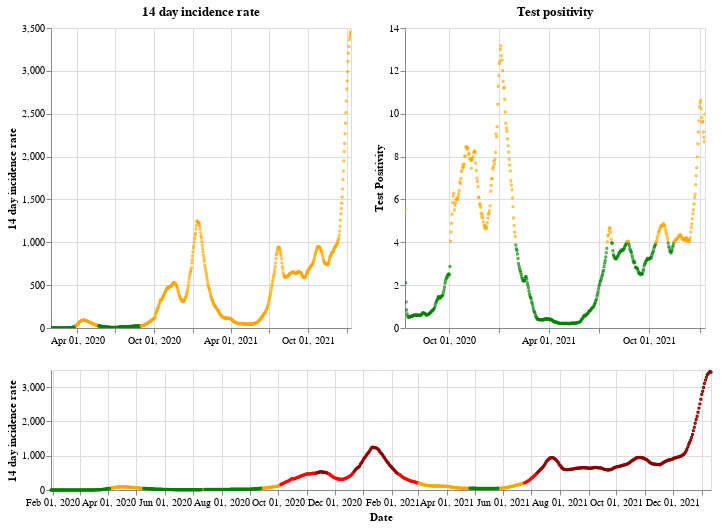

The notebook cell this image was saved under:
### Markdown cell above
## England

### Code cell
plot_traffic_light('England')

### Figure 1 — Vega-Lite specification as saved in the notebook (floating-point values rounded to 4 significant figures; data arrays with more than 128 entries replaced by an {"elided": "..."} marker saying what was removed)
{"config": {"view": {"continuousWidth": 400, "continuousHeight": 300}}, "vconcat": [{"hconcat": [{"mark": {"type": "point", "size": 2}, "encoding": {"color": {"condition": {"value": "green", "test": "(datum.twoWeeklyCasesRate <= 25)"}, "value": "orange"}, "tooltip": [{"type": "nominal", "field": "areaName"}, {"type": "temporal", "field": "date"}, {"type": "quantitative", "field": "twoWeeklyCasesRate"}, {"type": "quantitative", "field": "testPositivity"}], "x": {"type": "temporal", "axis": {"title": ""}, "field": "date", "scale": {"domain": {"selection": "DateBrush"}}, "timeUnit": "yearmonthdate"}, "y": {"type": "quantitative", "axis": {"title": "14 day incidence rate"}, "field": "twoWeeklyCasesRate"}}, "title": "14 day incidence rate", "width": 300}, {"mark": {"type": "point", "size": 2}, "encoding": {"color": {"condition": {"value": "green", "test": "(datum.testPositivity <= 4)"}, "value": "orange"}, "tooltip": [{"type": "nominal", "field": "areaName"}, {"type": "temporal", "field": "date"}, {"type": "quantitative", "field": "twoWeeklyCasesRate"}, {"type": "quantitative", "field": "testPositivity"}], "x": {"type": "temporal", "axis": {"title": ""}, "field": "date", "scale": {"domain": {"selection": "DateBrush"}}, "timeUnit": "yearmonthdate"}, "y": {"type": "quantitative", "axis": {"title": "Test Positivity"}, "field": "testPositivity"}}, "title": "Test positivity", "width": 300}]}, {"layer": [{"mark": {"type": "point", "size": 2}, "encoding": {"color": {"condition": {"value": "orange", "test": "(((datum.testPositivity < 4) && (datum.twoWeeklyCasesRate >= 50)) && (datum.twoWeeklyCasesRate < 200))"}, "value": "red"}, "opacity": {"condition": {"value": 1, "test": "((datum.twoWeeklyCasesRate >= 50) && (datum.twoWeeklyCasesRate < 500))"}, "value": 0}, "tooltip": [{"type": "nominal", "field": "areaName"}, {"type": "temporal", "field": "date"}, {"type": "quantitative", "field": "twoWeeklyCasesRate"}, {"type": "quantitative", "field": "testPositivity"}], "x": {"type": "temporal", "axis": {"title": "Date"}, "field": "date", "timeUnit": "yearmonthdate"}, "y": {"type": "quantitative", "axis": {"title": "14 day incidence rate"}, "field": "twoWeeklyCasesRate"}}, "selection": {"DateBrush": {"type": "interval", "encodings": ["x"], "fields": ["Time"]}}}, {"mark": {"type": "point", "size": 2}, "encoding": {"color": {"value": "darkred"}, "opacity": {"condition": {"value": 1, "test": "(datum.twoWeeklyCasesRate >= 500)"}, "value": 0}, "tooltip": [{"type": "nominal", "field": "areaName"}, {"type": "temporal", "field": "date"}, {"type": "quantitative", "field": "twoWeeklyCasesRate"}, {"type": "quantitative", "field": "testPositivity"}], "x": {"type": "temporal", "axis": {"title": "Date"}, "field": "date", "timeUnit": "yearmonthdate"}, "y": {"type": "quantitative", "axis": {"title": "14 day incidence rate"}, "field": "twoWeeklyCasesRate"}}}, {"mark": {"type": "point", "size": 2}, "encoding": {"color": {"condition": {"value": "green", "test": "((datum.testPositivity < 4) && (datum.twoWeeklyCasesRate < 50))"}, "value": "orange"}, "opacity": {"condition": {"value": 1, "test": "(datum.twoWeeklyCasesRate < 50)"}, "value": 0}, "tooltip": [{"type": "nominal", "field": "areaName"}, {"type": "temporal", "field": "date"}, {"type": "quantitative", "field": "twoWeeklyCasesRate"}, {"type": "quantitative", "field": "testPositivity"}], "x": {"type": "temporal", "axis": {"title": "Date"}, "field": "date", "timeUnit": "yearmonthdate"}, "y": {"type": "quantitative", "axis": {"title": "14 day incidence rate"}, "field": "twoWeeklyCasesRate"}}}], "height": 120, "width": 660}], "data": {"name": "data-32d31382fd58f405c9894bda06f03d6e"}, "$schema": "https://vega.github.io/schema/vega-lite/v4.8.1.json", "datasets": {"data-32d31382fd58f405c9894bda06f03d6e": {"elided": "713 records"}}}
